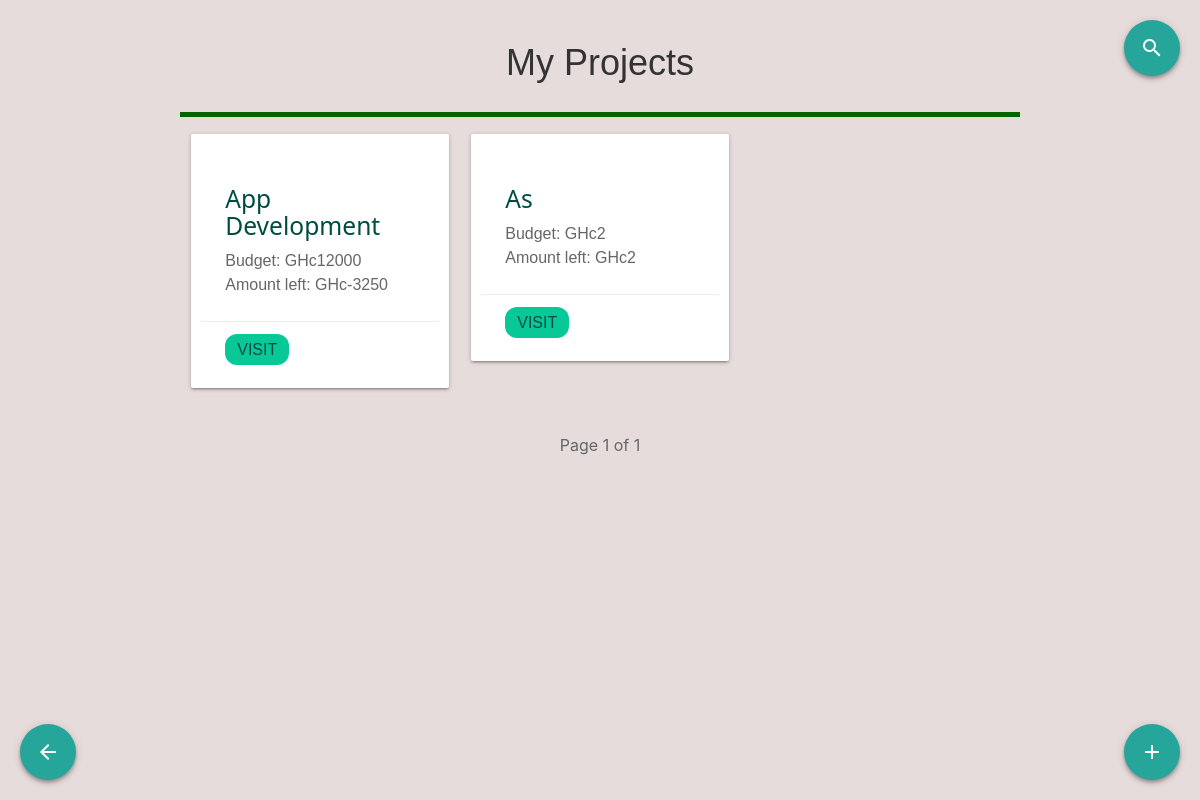
The app's page /budget/projects/ (signed in), older data.
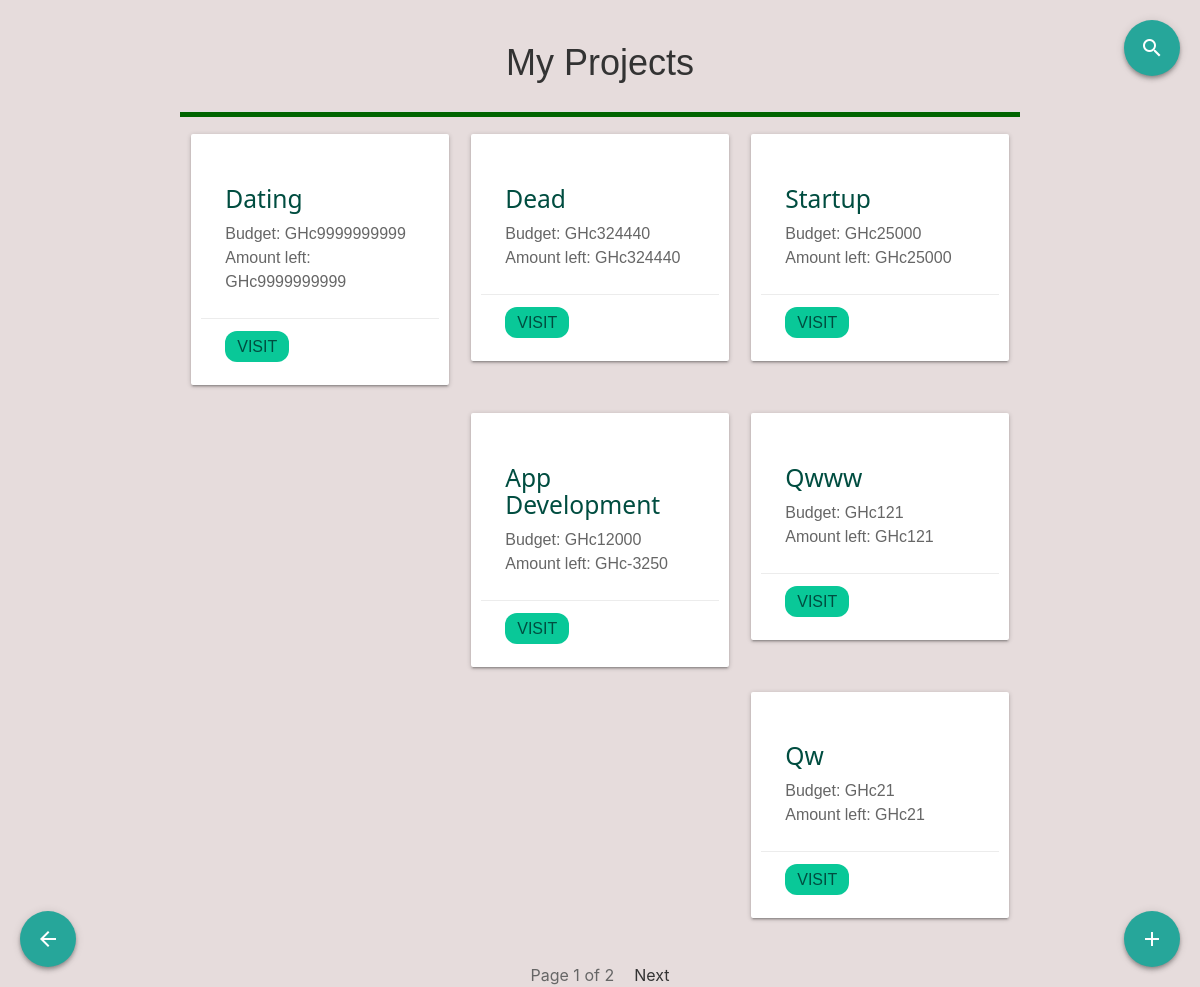
The same page, newer data.
### budgetApp/models.py (models this page shows, shortened)
class Project(models.Model):
    name = models.CharField(max_length=100)
    slug = models.SlugField(max_length=100, unique=True, blank=True)
    budget = models.PositiveIntegerField(validators=[MaxValueValidator(999999)])
    income_source = models.ForeignKey(Income, on_delete=models.CASCADE, related_name='projects', null=True, blank=True)
    def get_left(self):
        total_expenses = self.expenses.aggregate(models.Sum('amount'))['amount__sum'] or 0
        return self.budget - total_expenses

### budgetApp/views.py (the view)
# urls.py: path('budget/projects/', views.project_list, name='list'),
@login_required
def project_list(request):
    project_list = Project.objects.filter().order_by('-budget')
    paginator = Paginator(project_list,6)
    print(request.GET)
    page = request.GET.get('page')
    try:
        project_list = paginator.page(page)
    except PageNotAnInteger:
        project_list = paginator.page(1)
    except EmptyPage:
        project_list = paginator.page(paginator.num_pages)
    return render(request, 'budget/project-list.html', {'project_list':project_list})

### budgetApp/templates/budget/project-list.html (shortened to what this page needs)
{% extends 'budget/base.html' %}
{% block content %}
<div class="container">
    <a href="{% url 'add' %}"
        class="btn-floating btn-large waves-effect waves-light teal lighten-1 right hoverable roundede z-depth-2"
        style="position: fixed; top: 20px; right: 20px;"><i class="material-icons">search</i></a>
    <h2 class="center-align" style="font-family: Arial, sans-serif; color: #333; font-size: 36px; line-height: 1.5;">My Projects</h2>
    <hr class="divider">
    <div class="row" style="margin-top: 40px;">
        {% for project in project_list %}
        <div class="col s12 m6 l4" style="margin-bottom: 30px;">
            <div class="card hoverable" style="padding: 10px;">
                <div class="card-content">
                    <span class="card-title teal-text text-darken-4" style="font-family: 'Segoe UI', Tahoma, Geneva, Verdana, sans-serif; color: #333; font-size: 24px;"><b><h5>{{ project.name }}</h5></b></span>
                    <p style="font-family: Arial, sans-serif; color: #666; font-size: 16px;">Budget: GHc{{ project.budget }}</p>
                    <p style="font-family: Arial, sans-serif; color: #666; font-size: 16px;">Amount left: GHc{{ project.get_left }}</p>
                </div>
                <div class="card-action">
                    <a href="{% url 'detail' project.slug %}" class="teal-text text-darken-4" style="font-family: Arial, sans-serif; color: #333; font-size: 16px;">Visit</a>
                </div>
            </div>
        </div>
        {% empty %}
        <div class="col s12 center-align" style="margin-top: 60px;">
            <h3 class="grey-text" style="font-family: Arial, sans-serif; color: #333; font-size: 24px; line-height: 1.5;">
                Sorry, you don't have any projects yet
            </h3>
        </div>
        {% endfor %}
    </div>
    <div class="row" style="margin-top: 40px;">
        <div class="col s12">
            {% include "budget/paginator.html" with page=project_list %}
        </div>
    </div>
    <a href="{% url 'homepage' %}"
        class="btn-floating btn-large waves-effect waves-light teal lighten-1 right hoverable rounded z-depth-2"
        style="position: fixed; bottom: 20px; left: 20px;"><i class="material-icons">arrow_back</i></a>
    <a href="{% url 'add' %}" class="btn-floating btn-large waves-effect waves-light teal lighten-1 right hoverable roundede z-depth-2"
        style="position: fixed; bottom: 20px; right: 20px;"><i class="material-icons">add</i></a>
</div>
{% endblock %}

Row changes from the older to the newer data that the page shows:
no longer on this page (row unchanged): Project: name "As", budget "2", get_left "2"
added Project: name "Dating", budget "9999999999", get_left "9999999999"
added Project: name "Dead", budget "324440", get_left "324440"
added Project: name "Startup", budget "25000", get_left "25000"
added Project: name "Qwww", budget "121", get_left "121"
added Project: name "Qw", budget "21", get_left "21"
Text that changed along with them:
{{ page.paginator.num_pages }}: "1" → "2"
text now shown: "Next"
